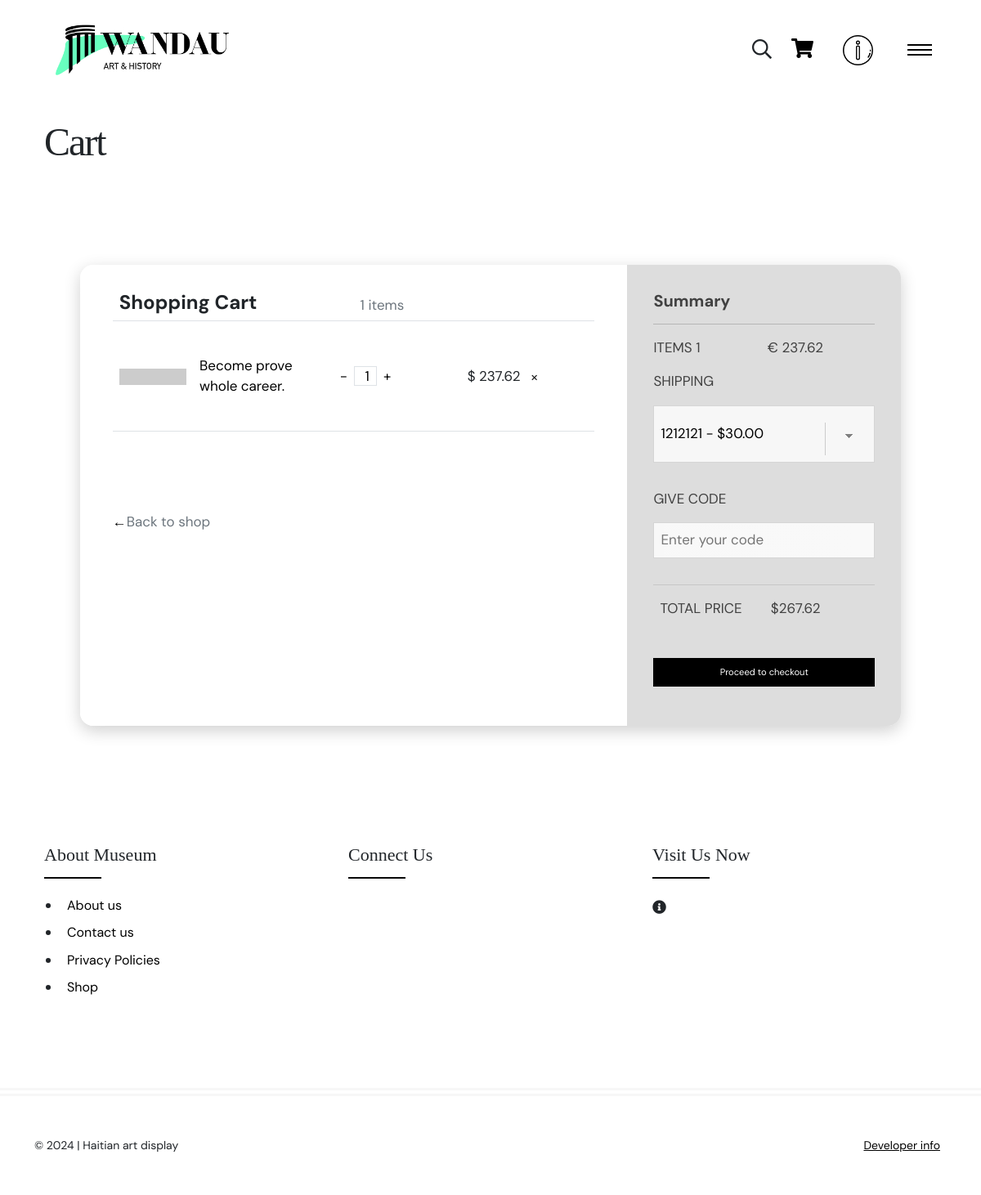
/cart/ (signed in), run on an earlier commit of the app's database.
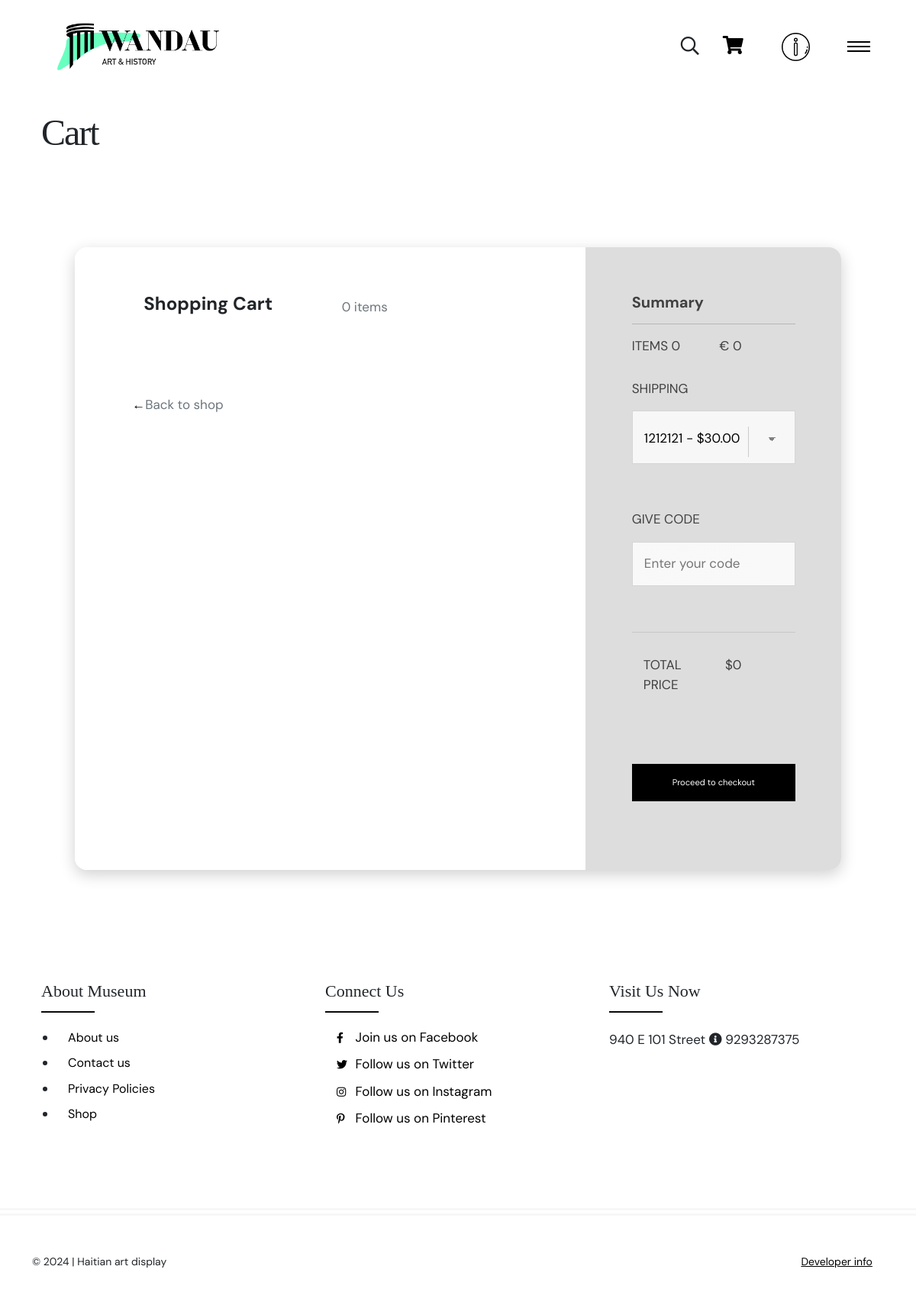
And on a later commit of the database.
### core/models.py (models this page shows, shortened)
class Order(models.Model):
    user = models.ForeignKey(User, on_delete=models.CASCADE)
    created_at = models.DateTimeField(auto_now_add=True)
    payed_at = models.DateTimeField(null=True,blank=True)
    shipped_at = models.DateTimeField(null=True,blank=True)
    delivered_at = models.DateTimeField(null=True,blank=True)
    paintings = models.ManyToManyField(Painting, through='OrderItem')
    address=models.ForeignKey(Address,null=True,blank=True,on_delete=models.SET_NULL)
    uuid = models.UUIDField(default=uuid.uuid4, editable=False, unique=True)
    promo_code = models.ForeignKey(PromoCode, null=True, blank=True, on_delete=models.SET_NULL)
    status_choices = (
        ('PENDING', 'Pending'),
        ('PROCESSING', 'Processing'),
        ('SHIPPED', 'Shipped'),
        ('DELIVERED', 'Delivered'),
        ('CANCELLED', 'Cancelled'),
        ('REFUNDED', 'Refunded'),
        ('PROBLEMATIC', 'Problematic'),
    )
    status = models.CharField(max_length=20, choices=status_choices, default='PENDING')
    @property
    def discount(self):
        if self.promo_code:
            return (self.subtotal * self.promo_code.discount) / 100
        return 0
    @property
    def subtotal(self):
        return sum(item.painting.price * item.quantity for item in self.orderitem_set.all())
    @property
    def shipping_address(self):
        if not self.address:
            return Address.objects.get(user=self.user, default=True)
        if self.address.shipping_price: return self.address
        return False
    def total(self):
        if self.subtotal == 0: return 0
        try:return self.shipping_address.shipping_price+self.subtotal-self.discount
        except: return self.subtotal-self.discount

class OrderItem(models.Model):
    order = models.ForeignKey(Order, on_delete=models.CASCADE)
    painting = models.ForeignKey(Painting, on_delete=models.CASCADE)
    quantity = models.PositiveIntegerField(default=1)

class Painting(models.Model):
    title = models.CharField(max_length=200,unique=True)
    description = models.TextField()
    price = models.DecimalField(max_digits=10, decimal_places=2)
    artist = models.ForeignKey(Artist, on_delete=models.CASCADE)
    category = models.ForeignKey(Category, on_delete=models.CASCADE)
    image = models.ImageField(upload_to='paintings/')
    created_at = models.DateTimeField(auto_now_add=True)
    tags=models.ManyToManyField(Tag)
    slug = models.SlugField(unique=True)
    show=models.BooleanField(default=True)
    fav=models.ManyToManyField(User,blank=True)

class Address(models.Model):
    STATUS_CHOICES = (
        ('CONFIRMED', 'Confirmed'),
        ('PENDING', 'Pending'),
        ('REFUSED', 'Refused'),
    )
    user = models.ForeignKey(User, on_delete=models.CASCADE, related_name='addresses')
    first_name = models.CharField(max_length=100)
    last_name = models.CharField(max_length=100)
    email = models.EmailField()
    address = models.CharField(max_length=255)
    address2 = models.CharField(max_length=255, blank=True, null=True)
    country = models.CharField(max_length=100)
    state = models.CharField(max_length=100)
    zip_code = models.CharField(max_length=20)
    message = models.TextField(blank=True, null=True)
    shipping_price = models.DecimalField(max_digits=10, decimal_places=2, null=True, blank=True)
    created_at = models.DateTimeField(auto_now_add=True)
    default = models.BooleanField(default=False, null=True, blank=True)
    status = models.CharField(max_length=10, choices=STATUS_CHOICES, default='PENDING')

class Setting(models.Model):
    name = models.CharField(max_length=255)
    home_painting_hero_1= models.ForeignKey(Painting, on_delete=models.CASCADE, related_name='home_painting_1',)
    home_painting_hero_2= models.ForeignKey(Painting, on_delete=models.CASCADE, related_name='home_painting_2', )
    home_painting_hero_3= models.ForeignKey(Painting, on_delete=models.CASCADE, related_name='home_painting_3', )
    home_painting_list_1= models.ForeignKey(Painting, on_delete=models.CASCADE, related_name='home_painting_4',)
    home_painting_list_2= models.ForeignKey(Painting, on_delete=models.CASCADE, related_name='home_painting_5',)
    home_painting_list_3= models.ForeignKey(Painting, on_delete=models.CASCADE, related_name='home_painting_6',)
    home_artist_1= models.ForeignKey(Artist, on_delete=models.CASCADE, related_name='home_artist_1',)
    home_artist_2= models.ForeignKey(Artist, on_delete=models.CASCADE, related_name='home_artist_2',)
    home_artist_3= models.ForeignKey(Artist, on_delete=models.CASCADE, related_name='home_artist_3',)
    home_image_section_1=models.ImageField(upload_to='settings/home_image_section')
    become_seller_video=models.FileField(upload_to='settings/become_seller_video')
    home_story_1_image=models.ImageField(upload_to='settings/home_story_1_image')
    home_story_1_title=models.CharField(max_length=255)
    home_story_2_image=models.ImageField(upload_to='settings/home_story_2_image')
    home_story_2_title=models.CharField(max_length=255)
    home_story_3_image=models.ImageField(upload_to='settings/home_story_3_image')
    home_story_3_title=models.CharField(max_length=255)
    home_story_4_image=models.ImageField(upload_to='settings/home_story_4__image')
    home_story_4_title=models.CharField(max_length=255)
    home_story_5_image=models.ImageField(upload_to='settings/home_story_5_image')
    home_story_5_title=models.CharField(max_length=255)
    core_value_1_title=models.CharField(max_length=255)
    core_value_1_title_description=models.TextField()
    core_value_1_image=models.ImageField(upload_to='settings/core_value_1_image')
    core_value_2_title=models.CharField(max_length=255)
    core_value_2_title_description=models.TextField()
    core_value_2_image=models.ImageField(upload_to='settings/core_value_2_image')
    core_value_3_title=models.CharField(max_length=255)
    core_value_3_title_description=models.TextField()
    core_value_4_image=models.ImageField(upload_to='settings/core_value_3_image')
    testimony_1=models.ForeignKey(Testemonial, on_delete=models.CASCADE, related_name='testemony_1',)
    testimony_2=models.ForeignKey(Testemonial, on_delete=models.CASCADE,related_name='testemony_2')
    testimony_3=models.ForeignKey(Testemonial, on_delete=models.CASCADE, related_name='testemony_3')
    hero_about_us_image=models.ImageField(upload_to='settings/hero_about_us_image')
    hero_about_us_description=models.CharField(max_length=100)
    about_image_1=models.ImageField(upload_to='settings/about_image_1')
    about_image_2=models.ImageField(upload_to='settings/about_image_2')
    about_image_3=models.ImageField(upload_to='settings/about_image_3')
    about_story=models.TextField()
    email=models.EmailField()
    address=models.TextField()
    phone=models.CharField(max_length=255)
    facebook=models.URLField(null=True, blank=True)
    twitter=models.URLField(null=True, blank=True)
    instagram=models.URLField(null=True, blank=True)
    pinterest=models.URLField(null=True, blank=True)
    open_hours=models.TextField()
    preview_image=models.ImageField(upload_to='settings/preview_image')
    team=models.ManyToManyField(Artist, related_name='team')
    hero_contact_image=models.ImageField(upload_to='settings/hero_contact_image')
    contact_description=models.TextField()
    show=models.BooleanField()

### core/views.py (the view)
# urls.py: path('cart/', views.cart, name='cart'),
@login_required
def cart(request):
    order,created = Order.objects.get_or_create(user=request.user, status='PENDING')
    return render(request, 'cart.html', {'order': order,
                                         'addresses':Address.objects.filter(user=request.user,status='CONFIRMED').order_by('-default'),})

### templates/cart.html (shortened to what this page needs)
{% extends 'base.html' %} {% load static %}  {% block body %}
<br><br>
<br /><br />
<div class="container mt-5">{% include "components/messages.html" with messages=messages %}
  <div class="row justify-content-center">
    <div class="col-lg-9">
      <div class="section-title">
        <h2>{% if old %} Order: {{order.uuid| slice:":5"}} ...{% else %} Cart{% endif %}</h2>
      </div>
    </div>
    <div class="col-lg-3">
    </div>
  </div>
  <br />
  <div class="card">
    <div class="row">
      <div class="col-md-8 cart">
        <div class="title">
          <div class="row">
            <div class="col">
              <h4><b>Shopping Cart</b></h4>
            </div>
            <div class="col align-self-center text-right text-muted">
              {{order.orderitem_set.all.count}} items
            </div>
          </div>
        </div>
        {% for item in order.orderitem_set.all %}
        <div class="row border-top border-bottom">
          <div class="row main align-items-center">
            <div class="col-2">
              <img class="img-fluid" alt="{{ item.painting.title }}" src="{{ item.painting.image.url }}" />
            </div>
            <div class="col">
              <a href="{% url 'painting' item.painting.slug  %}">
                <div class="row">{{ item.painting.title }}</div>
              </a>
            </div>
            <div class="col">
              {% if not old %}
              <a href="{% url 'remove_single_from_cart' item.painting.id %}">-</a><a href="#" class="border"> {{item.quantity }}</a><a href="{% url 'add_to_cart' item.painting.id %}">+</a>
              {% else %} {{ item.quantity }}{% endif %}
            </div>
            <div class="col">
              $ {{ item.painting.price }} {% if not old %}
              <a href="{% url 'remove_from_cart' item.painting.id  %}">
                <span class="close">&#10005;</span>
              </a>{% endif %}
            </div>
          </div>
        </div>
        {% endfor %}
        <a href="{% url 'painting_list' %}">
          <div class="back-to-shop">
            &leftarrow;<span class="text-muted">Back to shop</span>
          </div>
        </a>
      </div>
      <div class="col-md-4 summary">
        <div>
          <h5><b>Summary</b></h5>
        </div>
        <hr />
        <div class="row">
          <div class="col" style="padding-left: 0">
            ITEMS {{order.orderitem_set.all.count}}
          </div>
          <div class="col text-right">&euro; {{order.subtotal}}</div>
        </div>
        {% if old %}
        <p>SHIPPING: <br>
          {{order.shipping_address.shipping_price}}</p>
        <li class="list-group-item d-flex justify-content-between align-items-center">
          Status:
          <span id="total">{{order.status}}</span>
        </li>
        <a href="{% url 'account' %}" class="btn">Return to account</a>
        {% else %}
        <form action="{% url 'checkout' %}" method="POST">
          <p>SHIPPING</p>
          <select name="address">
            {% for address in addresses %}
            <option class="text-muted" value="{{address.id}}" {% if order.shipping_address == address %}selected{% elif
              not order.shipping_address and address.default%} selected {% endif %}>
              {{address.address | slice:":12"}} - ${{address.shipping_price}}
            </option>
            {% empty %}
            <option class="text-muted" value="0">No confirmed address attach to this order or default address</option>
            {% endfor %}
          </select>
          <p>GIVE CODE</p>
          <input id="code" name="coupon" placeholder="Enter your code" />
          <div class="row" style="border-top: 1px solid rgba(0, 0, 0, 0.1); padding: 2vh 0">
            <div class="col">TOTAL PRICE</div>
            <div class="col text-right">${{order.total}}</div>
          </div>
          {% if order.shipping_address.shipping_price%}
          <button type="submit" class="btn">Proceed to checkout</button>
          {% else %}
          <a href="{% url 'account' %}#address" class="btn">
            Inquiry for address Shipping fee
          </a>
          {% endif %}
        </form>
        {% endif %}
      </div>
    </div>
  </div>
</div><br />
{% endblock %}

### templates/base.html (shortened to what this page needs)
{% load static %}
<!DOCTYPE html>
<html lang="en">
<head>
    <link rel="stylesheet" href=" {% static 'css/fontawesome.min.css' %}" />
    <link rel="stylesheet" href=" {% static 'css/odometer.min.css' %}" />
    <link rel="stylesheet" href=" {% static 'css/fancybox.min.css' %}" />
    <link rel="stylesheet" href=" {% static 'css/swiper.min.css' %}" />
    <link rel="stylesheet" href=" {% static 'css/bootstrap.min.css' %}" />
    <link rel="stylesheet" href=" {% static 'css/style.css' %}" />
</head>
<body>
  <div class="smooth-scroll">
    <div class="section-wrapper" data-scroll-section>
      <nav class="navbar">
        <div class="logo">
          <a href="{% url 'home' %}"> <img src="{% static 'images/logo.png' %}" alt="Image" /> </a>
        </div>
        <div class="search-button"><i class="far fa-search" style="font-size: x-large;"></i></div>
        <div class="m-3">
          <a href="{% url 'cart' %}"><i class="fa fa-shopping-cart" style="font-size: x-large;"
              aria-hidden="true"></i></a>
        </div>
        <a href="{% url 'account' %}" class="m-1">
          <img src="{% static 'images/icon04.png' %}" alt="Image" height="37" />
        </a>
        <div class="hamburger-menu">
          <svg class="hamburger" width="30" height="30" viewBox="0 0 30 30">
            <path class="line line-top" d="M0,9h30" />
            <path class="line line-center" d="M0,15h30" />
            <path class="line line-bottom" d="M0,21h30" />
          </svg>
        </div>
      </nav>
      {% block body %}
      {% endblock %}
      <footer class="footer">
        <div class="container">
          <div class="row">
            <div class="col-lg-4 col-md-6">
              <h6 class="widget-title">About Museum</h6>
              <ul class="footer-menu">
                <li><a href="{% url 'about' %}">About us </a></li>
                <li><a href="{% url 'contact' %}">Contact us</a></li>
                <li><a href="#">Privacy Policies</a></li>
                <li><a href="{% url 'painting_list' %}">Shop</a></li>
              </ul>
            </div>
            <div class="col-lg-4 col-md-6">
              <h6 class="widget-title">Connect Us</h6>
              <ul class="social-media">
                {% if setting.facebook %}
                <li>
                  <a href="{{setting.facebook}}"><i class="fab fa-facebook-f"></i> Join us on Facebook</a>
                </li>
                {% endif %}
                {% if setting.twitter %}
                <li>
                  <a href="{{setting.twitter}}"><i class="fab fa-twitter"></i> Follow us on Twitter</a>
                </li>
                {% endif %}
                {% if setting.instagram %}
                <li>
                  <a href="{{setting.instagram}}"><i class="fab fa-instagram"></i> Follow us on Instagram</a>
                </li>
                {% endif %}
                {% if setting.pinterest %}
                <li>
                  <a href="{{setting.pinterest}}"><i class="fab fa-pinterest-p"></i> Follow us on Pinterest</a>
                </li>
                {% endif %}
              </ul>
            </div>
            <div class="col-lg-4">
              <h6 class="widget-title">Visit Us Now</h6>
              <address class="address">
                {{setting.address}}
                <i class="fas fa-info-circle"></i> {{setting.phone}}
              </address>
            </div>
          </div>
        </div>
        <div class="footer-bottom">
          <div class="container">
            <span class="copyright">© <span id="current-year"></span> | Haitian art display</span>
            <span class="creation"> <a href="https://jeanmaryisai.online">Developer info</a></span>
          </div>
        </div>
      </footer>
    </div>
  </div>
</body>
</html>

What changed in the data, as far as the page shows it:
no longer on this page (row edited): Order: orderitem_set.all.count "1", subtotal "237.62", address "1212121 - $30.00", total "267.62"
no longer on this page (row unchanged): OrderItem: painting "Become prove whole career.", quantity "1", painting.price "237.62"
added Order: orderitem_set.all.count "0", subtotal "0", address "1212121 - $30.00", total "0"
added Setting: address "940 E 101 Street", phone "9293287375"
Also different on the page:
text now shown: "Join us on Facebook Follow us on Twitter Follow us on Instagram Follow us on Pinterest"
